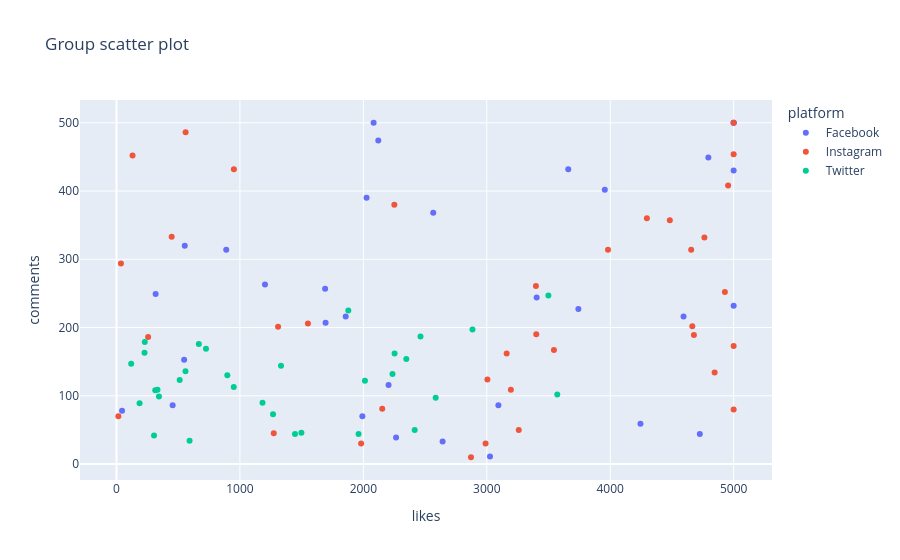

The notebook cell this image was saved under:
### Code cell
fig=px.scatter(df,x='likes',
               y='comments',
               title='Group scatter plot',
              color='platform')
fig.show()

### Figure 1 — Plotly figure (JSON) as saved in the notebook; plotly's stock layout.template omitted (floating-point values rounded to 4 significant figures)
{"data": [{"hovertemplate": "platform=Facebook<br>likes=%{x}<br>comments=%{y}<extra></extra>", "legendgroup": "Facebook", "marker": {"color": "#636efa", "symbol": "circle"}, "mode": "markers", "name": "Facebook", "orientation": "v", "showlegend": true, "type": "scatter", "x": [2121, 3660, 317, 45, 889, 455, 1992, 2083, 548, 4594, 4795, 5000, 4245, 5000, 4726, 5000, 2204, 3742, 2265, 2026, 3094, 1690, 3026, 5000, 553, 2642, 1203, 2566, 3404, 3956, 1857, 1694], "xaxis": "x", "y": [474, 432, 249, 78, 314, 86, 70, 500, 153, 216, 449, 500, 59, 430, 44, 232, 116, 227, 39, 390, 86, 257, 11, 500, 320, 33, 263, 368, 244, 402, 216, 207], "yaxis": "y"}, {"hovertemplate": "platform=Instagram<br>likes=%{x}<br>comments=%{y}<extra></extra>", "legendgroup": "Instagram", "marker": {"color": "#EF553B", "symbol": "circle"}, "mode": "markers", "name": "Instagram", "orientation": "v", "showlegend": true, "type": "scatter", "x": [4955, 256, 1982, 1274, 2872, 5000, 3161, 4665, 1309, 447, 4929, 3259, 2251, 1551, 4297, 3401, 4846, 4763, 3544, 130, 3982, 560, 3398, 5000, 2153, 2990, 4678, 4656, 5000, 15, 3195, 951, 3005, 36, 5000, 4483], "xaxis": "x", "y": [408, 186, 30, 45, 10, 80, 162, 202, 201, 333, 252, 50, 380, 206, 360, 190, 134, 332, 167, 452, 314, 486, 261, 454, 81, 30, 189, 314, 173, 70, 109, 432, 124, 294, 500, 357], "yaxis": "y"}, {"hovertemplate": "platform=Twitter<br>likes=%{x}<br>comments=%{y}<extra></extra>", "legendgroup": "Twitter", "marker": {"color": "#00cc96", "symbol": "circle"}, "mode": "markers", "name": "Twitter", "orientation": "v", "showlegend": true, "type": "scatter", "x": [1183, 3499, 1878, 1446, 304, 1333, 2348, 512, 2013, 559, 1961, 332, 898, 119, 2253, 2463, 667, 2586, 2236, 725, 1268, 950, 1498, 592, 344, 227, 187, 3571, 2416, 2884, 314, 229], "xaxis": "x", "y": [90, 247, 225, 44, 42, 144, 154, 123, 122, 136, 44, 109, 130, 147, 162, 187, 176, 97, 132, 169, 73, 113, 46, 34, 99, 163, 89, 102, 50, 197, 108, 179], "yaxis": "y"}], "layout": {"legend": {"title": {"text": "platform"}, "tracegroupgap": 0}, "title": {"text": "Group scatter plot"}, "xaxis": {"anchor": "y", "domain": [0, 1], "title": {"text": "likes"}}, "yaxis": {"anchor": "x", "domain": [0, 1], "title": {"text": "comments"}}}}
